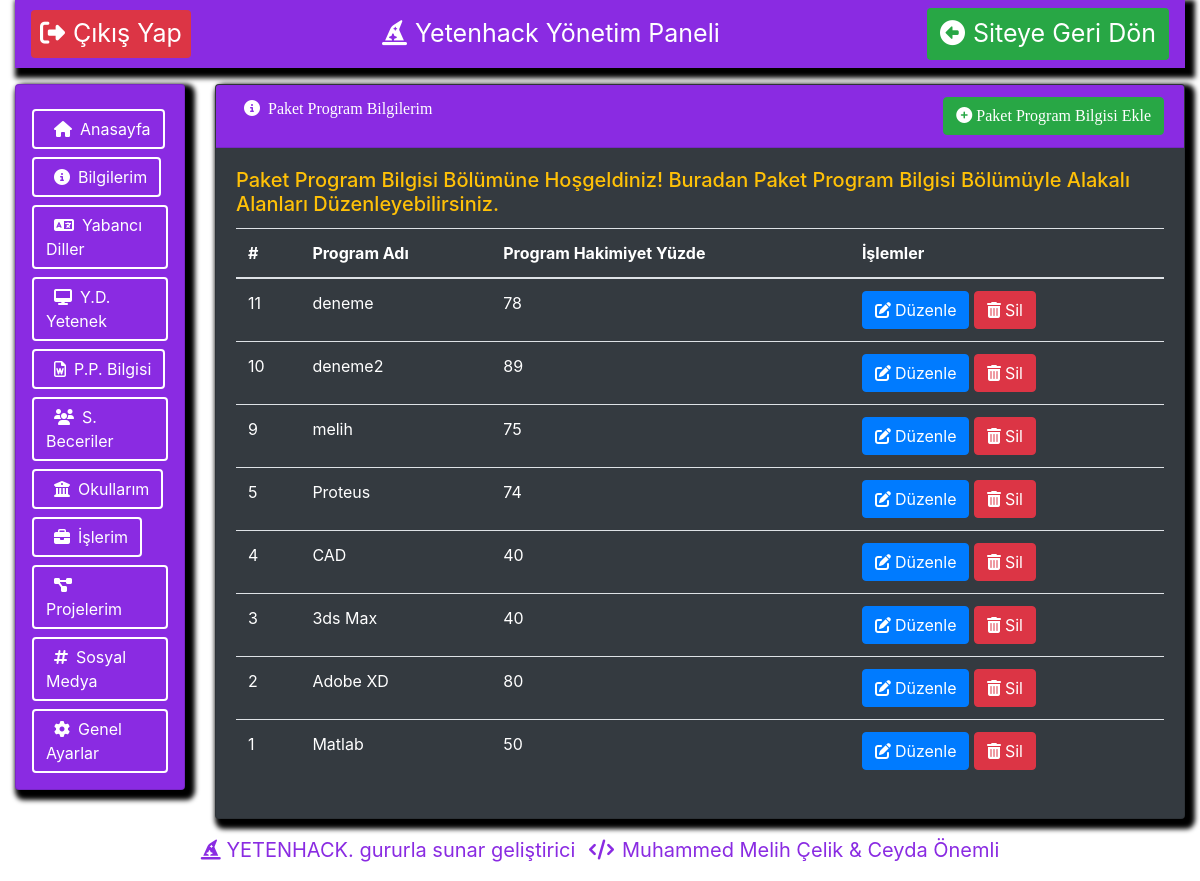
Screenshot of /Proje/yetenhack/paketprogram.php (signed in) with the database file from the repository.
### tables this page shows
CREATE TABLE `paketprogrambilgisi_yeteneklerim` ( 
	`paketprogrambilgisi_id` Int( 11 ) AUTO_INCREMENT NOT NULL,
	`paketprogrambilgisi_adi` VarChar( 50 ) NOT NULL,
	`paketprogrambilgisi_yuzde` Int( 3 ) NOT NULL,
	`kullanici_id` Int( 11 ) NULL DEFAULT NULL,
	PRIMARY KEY ( `paketprogrambilgisi_id` ) )
CHARACTER SET = utf8mb4
COLLATE = utf8mb4_general_ci;

### Proje/yetenhack/paketprogram.php (the view, shortened to what this page needs)
<?php include 'yonetimpaneli_ustkisim.php'; ?>
<?php include 'yonetimpaneli_solmenu.php'; ?>
<div class="col-lg-10">
                    <div class="card bg-dark text-white mb-3 mt-3 icerik">
                      <div class="card-header ustbilgi"><i class="fas fa-info-circle mx-2"></i>Paket Program Bilgilerim
                      <a href="paketprogramekle.php"><button class="btn btn-success float-right"><i class="fas fa-plus-circle mr-1"></i>Paket Program Bilgisi Ekle</button></a>
                    </div>
                      <div class="card-body">
                        <h5 class="card-title text-warning">Paket Program Bilgisi Bölümüne Hoşgeldiniz!
                          Buradan Paket Program Bilgisi Bölümüyle Alakalı Alanları Düzenleyebilirsiniz.
                        </h5>
                        <table class="table text-white">
			              <thead>
			                <tr>
			                  <th>#</th>
			                  <th>Program Adı</th>
			                  <th>Program Hakimiyet Yüzde</th>
			                  <th>İşlemler</th>
			                </tr>
			              </thead>
			              <tbody>
                        <?php
                              $sorgu = $db->prepare("SELECT *FROM paketprogrambilgisi_yeteneklerim ORDER BY paketprogrambilgisi_id DESC");
                              $sorgu->execute();
                              $paketprogramcek = $sorgu->fetchALL(PDO::FETCH_ASSOC);
                              foreach($paketprogramcek as $satir)
                              {
                                ?>
                                  <tr>
                                    <td><?php echo $satir["paketprogrambilgisi_id"]; ?></td>
                                    <td><?php echo $satir["paketprogrambilgisi_adi"]; ?></td>
                                    <td><?php echo $satir["paketprogrambilgisi_yuzde"]; ?></td>
                                    <td>
                                      <a href="paketprogramduzenle.php?paketprogrambilgisi_id=<?php echo $satir["paketprogrambilgisi_id"];?>"><button class="btn btn-primary"><i class="fas fa-edit mr-1"></i>Düzenle</button></a>
                                      <a href="islem.php?paketprogramsil_id=<?php echo $satir["paketprogrambilgisi_id"];?>"><button class="btn btn-danger"><i class="fas fa-trash-alt mr-1"></i>Sil</button></a>
                                    </td>
                                  </tr>
                                <?php
                              }
                        ?>
			              </tbody>
			            </table>
                      </div>
                    </div>
                  </div>
                </div>
              </div>
<?php include 'yonetimpaneli_altkisim.php' ?>

### Proje/yetenhack/stil/yonetimpaneliicerik.css (style rules this page uses)
.icerik { -webkit-box-shadow: 5px 5px 5px 5px black; -moz-box-shadow: 5px 5px 5px 5px black; box-shadow: 5px 5px 5px 5px black; }
.ustbilgi { background-color: blueviolet; font-family: cursive; }

### rows the page displays
paketprogrambilgisi_yeteneklerim: paketprogrambilgisi_id "11", paketprogrambilgisi_adi "deneme", paketprogrambilgisi_yuzde "78"
paketprogrambilgisi_yeteneklerim: paketprogrambilgisi_id "10", paketprogrambilgisi_adi "deneme2", paketprogrambilgisi_yuzde "89"
paketprogrambilgisi_yeteneklerim: paketprogrambilgisi_id "9", paketprogrambilgisi_adi "melih", paketprogrambilgisi_yuzde "75"
paketprogrambilgisi_yeteneklerim: paketprogrambilgisi_id "5", paketprogrambilgisi_adi "Proteus", paketprogrambilgisi_yuzde "74"
paketprogrambilgisi_yeteneklerim: paketprogrambilgisi_id "4", paketprogrambilgisi_adi "CAD", paketprogrambilgisi_yuzde "40"
paketprogrambilgisi_yeteneklerim: paketprogrambilgisi_id "3", paketprogrambilgisi_adi "3ds Max", paketprogrambilgisi_yuzde "40"
paketprogrambilgisi_yeteneklerim: paketprogrambilgisi_id "2", paketprogrambilgisi_adi "Adobe XD", paketprogrambilgisi_yuzde "80"
paketprogrambilgisi_yeteneklerim: paketprogrambilgisi_id "1", paketprogrambilgisi_adi "Matlab", paketprogrambilgisi_yuzde "50"
